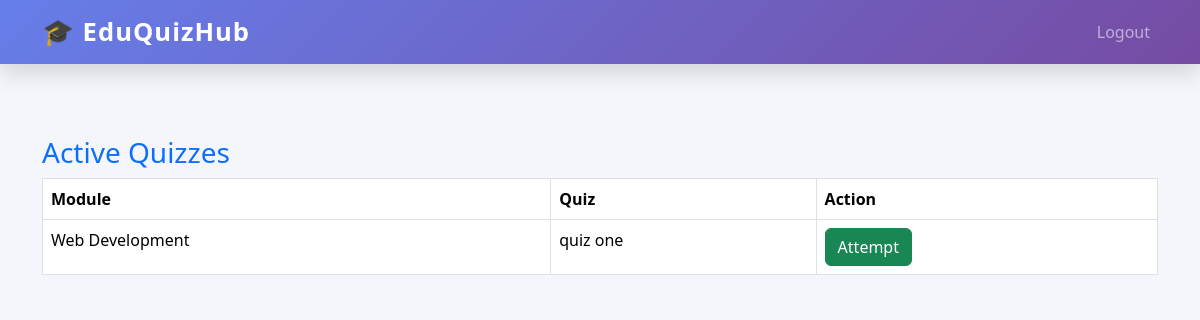
The app's page /student/active-quizzes (signed in), older data.
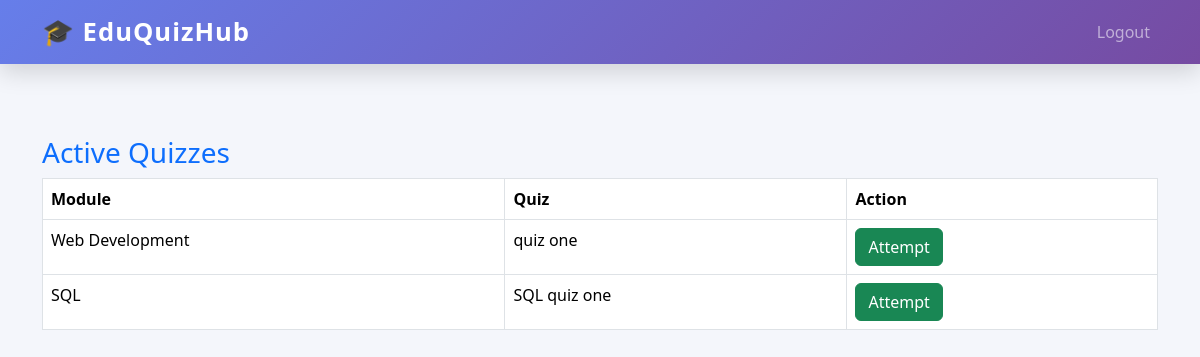
The same page, newer data.
### tables this page shows
CREATE TABLE quizzes (
    id INTEGER PRIMARY KEY AUTOINCREMENT,
    module_id INTEGER NOT NULL,
    title TEXT NOT NULL,
    time_limit INTEGER,
    is_active INTEGER DEFAULT 0,
    FOREIGN KEY (module_id) REFERENCES modules(id)
);

CREATE TABLE modules (
    id INTEGER PRIMARY KEY AUTOINCREMENT,
    name TEXT NOT NULL
);

### app.py (the view)
@app.route("/student/active-quizzes")
def student_active_quizzes():
    if session.get("role") != "student":
        return redirect(url_for("login"))
    conn = get_db_connection()
    quizzes = conn.execute("""
        SELECT quizzes.*, modules.name AS module_name
        FROM quizzes
        JOIN modules ON quizzes.module_id = modules.id
        WHERE quizzes.is_active = 1
    """).fetchall()
    conn.close()
    return render_template("student_quizzes.html", quizzes=quizzes)

### app.py (called while the page is built)
def get_db_connection():
    conn = sqlite3.connect("database.db")
    conn.row_factory = sqlite3.Row
    return conn

### templates/student_quizzes.html (shortened to what this page needs)
{% extends "base.html" %}
{% block content %}
<h3>Active Quizzes</h3>
<table class="table table-bordered">
    <tr>
        <th>Module</th>
        <th>Quiz</th>
        <th>Action</th>
    </tr>
    {% for quiz in quizzes %}
    <tr>
        <td>{{ quiz.module_name }}</td>
        <td>{{ quiz.title }}</td>
        <td>
            <a href="{{ url_for('attempt_quiz', quiz_id=quiz.id) }}"
               class="btn btn-success">
                Attempt
            </a>
        </td>
    </tr>
    {% endfor %}
</table>
{% endblock %}

Row changes from the older to the newer data that the page shows:
added quizzes: module_name "SQL", title "SQL quiz one"
